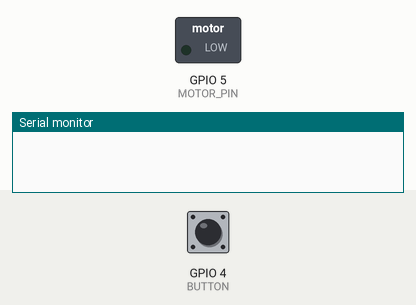
Recording of a sketch running on a simulated ESP32. On the bench: switched loads named in the sketch (green lamp = pin HIGH), the last lines printed to the serial monitor. The test bench sets the inputs (shaded band); at power-on: GPIO 4 (BUTTON) HIGH.

Above: at 1.2 s.
1.3 s: GPIO 4 (BUTTON) pulled LOW for 0.15 s
At 2.2 s:
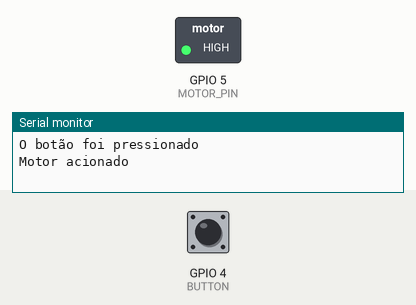
Timing chart, 0 to 12.8 s (numbered marks = the images above; inputs shaded):
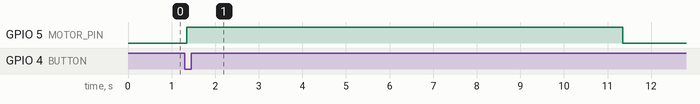

Measured:
- after the input at 1.3 s, GPIO 5 (MOTOR_PIN): LOW → HIGH after 0.05 s, → LOW 10.0 s later

The sketch:

SillionTeste_-_V1.ino
```cpp
/*
Sillion Technical Test
SillionTest V1.0
Author: Kaik Paixão Oliveira

*/

#include <Wire.h>

#define BUTTON 4   // Define a porta D4 como B1, ligada ao botão de acionamento pelo esquemático da placa
#define MOTOR_PIN 5    // Define a porta D5 como a saída que ativará o motor
#define MOTOR_TIME 10000  // Define o tempo que o motor ficará ligado (10 segundos)

/*
Nota: O deboounce pode ser descrito como um processo de filtragem de sinais
Como a leitura do botão pode estar suscetível a rúidos, fazendo que se possa ter uma leitura errônea do mesmo,
foi colocada uma lógica de debounce. A mesma consiste em verificar se o estado do botão permaneceu o mesmo por um período de tempo
 */

int LastButtonState = 0; // Variável que irá armazenar o último estado do botão
unsigned long DebounceDelay = 50; // Define o tempo de debounce como 50 milisegundos
unsigned long LastDebounceTime = 0; // Variável para o debounce


void setup() {
  // put your setup code here, to run once:
  Wire.begin(21, 22); // Define as portas I2C do ESP32: SDA = D21, SCL = D22
  Serial.begin(115200); // Configura o monitor serial


  pinMode(BUTTON, INPUT_PULLUP);  // Define a porta selecionada para o botão como entrada e ativa o pull-up interno do ESP32
  pinMode(MOTOR_PIN, OUTPUT);     // Define a porta selecionada para o acionamento do motor como saída
  digitalWrite(MOTOR_PIN, LOW);   // Configura o valor incial do motor como 0, para que não comece acionado


}

void loop() {
  // put your main code here, to run repeatedly:

  if (digitalRead(BUTTON)!= LastButtonState ){ // Verficia se o estado atual do botão é diferente do último estado lido
  LastDebounceTime = millis(); // A função millis registra o tempo que se passou desde o início do código. Nesse trecho, a varíavel LastDebounceTime assume o valor do momento em que o botão foi pressionado
  }

    if ((millis ()- LastDebounceTime) > DebounceDelay){ //Subtrai o tempo atual do código pelo tempo incial do Debounce, para verificar se é maior que o tempo definido

    if(digitalRead(BUTTON)== LOW){ // Verifica se o estado da porta designada para o botão é 0 (ativada)

    Serial.println ("O botão foi pressionado");
    digitalWrite (MOTOR_PIN, HIGH); // Ativa o motor
    Serial.println ("Motor acionado");
    delay (MOTOR_TIME);
    digitalWrite(MOTOR_PIN, LOW); // Desliga o motor
    Serial.println ("Motor Desligado");
    }
    }

  LastButtonState = digitalRead(BUTTON);

}
```
